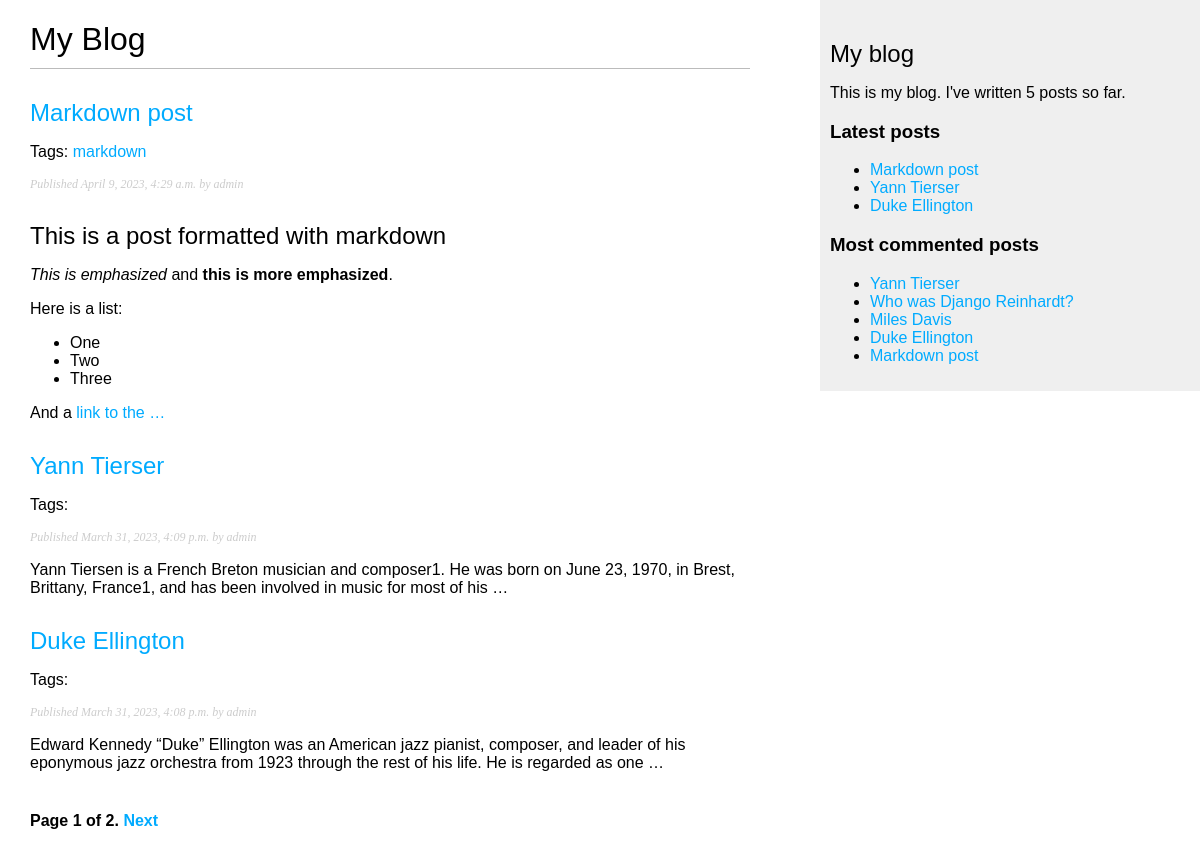
Screenshot of /blog/ with the database file from the repository.
### blog/models.py (models this page shows, shortened)
class Post(models.Model):
    class Status(models.TextChoices):
        DRAFT = "DF", "Draft"
        PUBLISHED = "PB", "Published"
    tags = TaggableManager()
    title = models.CharField(max_length=250)
    slug = models.SlugField(max_length=250, unique_for_date="publish")  # new
    author = models.ForeignKey(
        User, on_delete=models.CASCADE, related_name="blog_posts"
    )
    body = models.TextField()
    publish = models.DateTimeField(default=timezone.now)
    created = models.DateTimeField(auto_now_add=True)
    updated = models.DateTimeField(auto_now=True)
    status = models.CharField(
        max_length=2, choices=Status.choices, default=Status.DRAFT
    )
    objects = models.Manager()  # The default manager.
    published = PublishedManager()  # Our custom manager.
    class Meta:
        ordering = ["-publish"]
        indexes = [
            models.Index(fields=["-publish"]),
        ]
    def get_absolute_url(self):  # new
        return reverse(
            "blog:post_detail",
            args=[self.publish.year, self.publish.month, self.publish.day, self.slug],
        )

### blog/views.py (the view)
# urls.py: path("", views.post_list, name="post_list"),
def post_list(request, tag_slug=None):
    post_list = Post.published.all()
    tag = None
    if tag_slug:
        tag = get_object_or_404(Tag, slug=tag_slug)
        post_list = post_list.filter(tags__in=[tag])
    paginator = Paginator(post_list, 3)
    page_number = request.GET.get("page", 1)
    try:
        posts = paginator.page(page_number)
    except PageNotAnInteger:
        posts = paginator.page(1)
    except EmptyPage:
        posts = paginator.page(paginator.num_pages)
    return render(request, "blog/post/list.html", {"posts": posts, "tag": tag})

### blog/models.py (called while the page is built)
    def get_queryset(self):
        return super().get_queryset().filter(status=Post.Status.PUBLISHED)

### blog/templatetags/blog_tags.py (called while the page is built)
@register.simple_tag
def total_posts():
    return Post.published.count()

@register.inclusion_tag("blog/post/latest_posts.html")
def show_latest_posts(count=5):
    latest_posts = Post.published.order_by("-publish")[:count]
    return {"latest_posts": latest_posts}

@register.simple_tag
def get_most_commented_posts(count=5):
    return Post.published.annotate(total_comments=Count("comments")).order_by(
        "-total_comments",
    )[:count]

@register.filter(name="markdown")
def markdown_format(text):
    return mark_safe(markdown.markdown(text))

### blog/templates/blog/post/list.html (shortened to what this page needs)
{% extends "blog/base.html" %}
{% load blog_tags %}
{% block content %}
<h1>My Blog</h1>
{% for post in posts %}
<h2>
    <a href="{{ post.get_absolute_url }}">
        {{ post.title }}
    </a>
</h2>
<p class="tags">Tags:
    {% for tag in post.tags.all %}
    <a href="{% url 'blog:post_list_by_tag' tag.slug %}">
        {{ tag.name }}
    </a>
    {% endfor %}
</p>
<p class="date">
    Published {{ post.publish }} by {{ post.author }}
</p>
{{ post.body|markdown|truncatewords:30 }}
{% endfor %}
{% include "pagination.html" with page=posts %}
{% endblock %}

### blog/templates/blog/base.html (shortened to what this page needs)
{% load blog_tags %}
{% load static %}
<!DOCTYPE html>
<html>
<head>
    <link href="{% static " css/blog.css" %}" rel="stylesheet">
</head>
<body>
    <div id="content">
        {% block content %}
        {% endblock %}
    </div>
    <div id="sidebar">
        <h2>My blog</h2>
        <p>
            This is my blog.
            I've written {% total_posts %} posts so far.
        </p>
        <h3>Latest posts</h3>
        {% show_latest_posts 3 %}
        <h3>Most commented posts</h3>
        {% get_most_commented_posts as most_commented_posts %}
        <ul>
            {% for post in most_commented_posts %}
            <li>
                <a href="{{ post.get_absolute_url }}">
                    {{ post.title }}
                </a>
            </li>
            {% endfor %}
        </ul>
    </div>
</body>
</html>

### blog/templates/blog/post/latest_posts.html
<ul>
    {% for post in latest_posts %}
    <li>
        <a href="{{ post.get_absolute_url }}">
            {{ post.title }}
        </a>
    </li>
    {% endfor %}
</ul>

### blog/static/css/blog.css (style rules this page uses)
body { margin: 0; padding: 0; font-family: helvetica, sans-serif; }
a { color: #00abff; text-decoration: none; }
h1 { font-weight: normal; border-bottom: 1px solid #bbb; padding: 0 0 10px 0; }
h2 { font-weight: normal; margin: 30px 0 0; }
#content { float: left; width: 60%; padding: 0 0 0 30px; }
#sidebar { float: right; width: 30%; padding: 10px; background: #efefef; height: 100%; }
p.date { color: #ccc; font-family: georgia, serif; font-size: 12px; font-style: italic; }

### rows the page displays
Post: title "Markdown post", publish "April 9, 2023, 4:29 a.m.", author "admin", body "This is a post formatted with markdown This is emphasized and this is more emphasized . Here is a list: One Two Three And a link to the …"
Tag: name "markdown"
Post: title "Yann Tierser", publish "March 31, 2023, 4:09 p.m.", author "admin", body "Yann Tiersen is a French Breton musician and composer1. He was born on June 23, 1970, in Brest, Brittany, France1, and has been involved in music for most of his …"
Post: title "Duke Ellington", publish "March 31, 2023, 4:08 p.m.", author "admin", body "Edward Kennedy “Duke” Ellington was an American jazz pianist, composer, and leader of his eponymous jazz orchestra from 1923 through the rest of his life. He is regarded as one …"
Post: title "Who was Django Reinhardt?"
Post: title "Miles Davis"

### other values shown
{{ page.number }} "1"
{{ page.paginator.num_pages }} "2"
